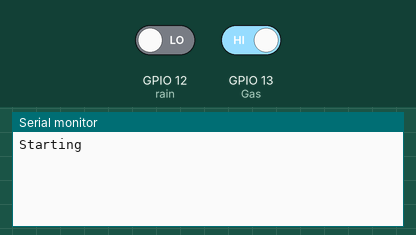
A sketch run on a simulated ESP8266 (NodeMCU). On the bench: the last lines printed to the serial monitor. Inputs (shaded band) come from the test bench; at power-on: GPIO 12 (rain) LOW, GPIO 13 (Gas) HIGH. WiFi joins after 1.5 s; servers stay silent unless stated.

Above: at 3.0 s.
3.1 s: GPIO 12 (rain) driven HIGH
At 3.66 s:
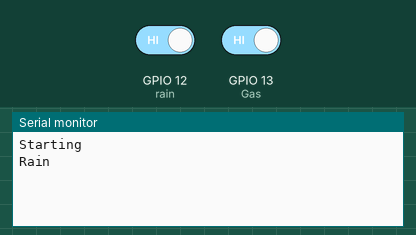
5.3 s: GPIO 13 (Gas) driven LOW
At 5.97 s:
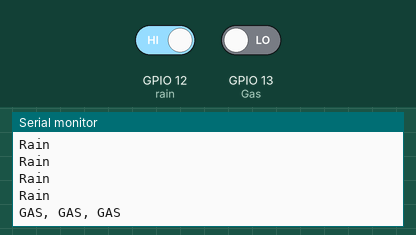

Measured:
- after the input at 3.1 s, the serial monitor: prints a new line after 0.31 s (image 1)
- after the input at 5.3 s, the serial monitor: prints a new line after 0.51 s (image 2)

The sketch:

Blynk_allinone___varis.ino
```cpp
/*
   GPIO5  D1 LED
   GPIO4  D2 FLM
   GPIO14 D5 TMP
   GPIO12 D6 PIR
   GPIO13 D7 GAS
*/

#define BLYNK_PRINT Serial
#include <ESP8266WiFi.h>
#include <BlynkSimpleEsp8266.h>
#include <SimpleTimer.h>
#include <TimeLib.h>
#include <WidgetRTC.h>
#include <EEPROM.h>
#include <Adafruit_Sensor.h>
#include <DHT.h>
#include <DHT_U.h>
#include <TridentTD_LineNotify.h>  //thank you Mr.TridentTD https://github.com/TridentTD/TridentTD_LineNotify

#define EEPROM_STATE_ADDRESS_1 128
#define EEPROM_STATE_ADDRESS_2 144

#define soil 5
#define rain 12
#define Gas 13
int state = 0;
SimpleTimer timer;
WidgetRTC rtc;

WidgetTerminal terminal(V3);
WidgetLED led1(V4);
WidgetLED led2(V5);
WidgetLED led3(V6);
WidgetLED led4(V7);


char ssid[] = "A30";
char pass[] = "a2252122521";
char auth[] = "FFOTn3lOOPhzEvt9NNWJgQ4lvPMZvAXS";


void setup()
{
  Serial.begin(115200);
  Serial.println("\Starting");

  pinMode(rain, INPUT);
  pinMode(Gas, INPUT);
  pinMode(soil, INPUT);

  Blynk.begin(auth, ssid, pass);


}

void loop() {
  if (Blynk.connected()) {
    Blynk.run();
  }
  timer.run();
 gasDetect();
  rainDetect();
  soilDetect();

}

void gasDetect() {
  if (digitalRead(Gas) == LOW) {
    delay(200);
    state = 2;
    Serial.println("GAS, GAS, GAS");
    led4.on();
  }
}

void rainDetect() {
  if (digitalRead(rain) == HIGH) {
    delay(200);
    state = 2;
    Serial.println("Rain");
     led3.on();
  }
}

void soilDetect() {

    delay(200);
    Blynk.virtualWrite(V0,soil);
    state = 2;
    }
```
